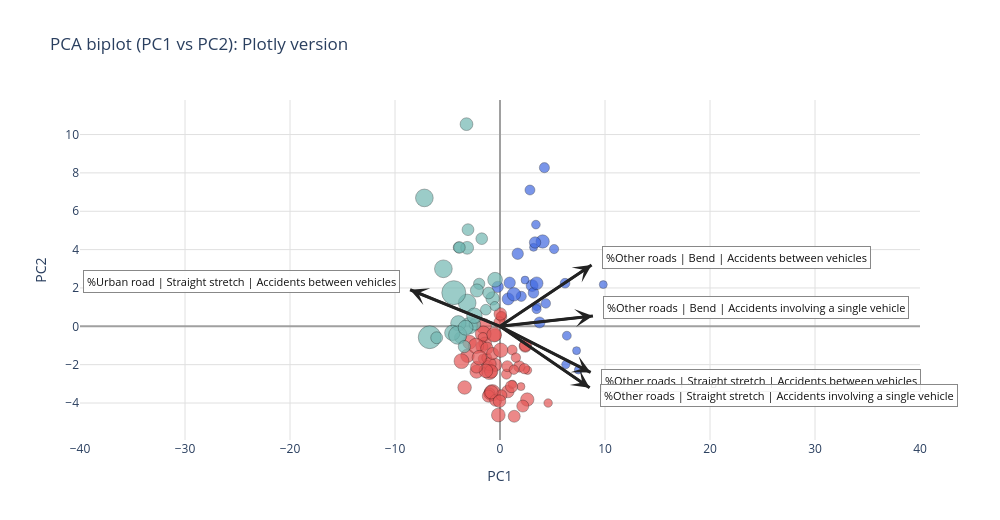

Here is the notebook cell this chart was saved with:
### Code cell
# Build a Plotly PCA biplot highlighting clusters and top feature loadings
import numpy as np
import plotly.graph_objects as go

plotly_arrow_scale = 32.0
top_n = 5
plotly_loadings = (
    pd.DataFrame(pca2.components_.T, index=pct_cols_use, columns=["pc1_loading", "pc2_loading"])
)
plotly_loadings = plotly_loadings.reset_index().rename(columns={"index": "feature"})
plotly_loadings["absmax"] = plotly_loadings[["pc1_loading", "pc2_loading"]].abs().max(axis=1)
plotly_top = plotly_loadings.nlargest(top_n, "absmax")
plotly_top["pc1_arrow"] = plotly_top["pc1_loading"] * plotly_arrow_scale
plotly_top["pc2_arrow"] = plotly_top["pc2_loading"] * plotly_arrow_scale

plotly_palette = [
    "royalblue",
    "#e45756",
    "#72b7b2",
    "#f58518",
    "#54a24b",
    "#eeca3b",
    "#b279a2",
    "#ff9da6",
    "#9c755f",
    "#bab0ab",
 ]
cluster_colors_plotly = {int(cl): plotly_palette[int(cl) % len(plotly_palette)] for cl in np.unique(scatter_df["cluster"])}

size_vals = np.sqrt(np.clip(scatter_df["city_total"].to_numpy(), a_min=0, a_max=None))
max_marker_px = 24
sizeref = 2.0 * size_vals.max() / (max_marker_px ** 2) if size_vals.max() > 0 else 1.0
fig_biplot = go.Figure()
fig_biplot.add_trace(
    go.Scatter(
        x=scatter_df["pc1"],
        y=scatter_df["pc2"],
        mode="markers",
        marker=dict(
            size=size_vals,
            sizemode="area",
            sizeref=sizeref,
            sizemin=4,
            color=[cluster_colors_plotly[int(c)] for c in scatter_df["cluster"]],
            line=dict(color="black", width=0.4),
            opacity=0.7,
        ),
        text=scatter_df["city"],
        customdata=np.stack([scatter_df["cluster"], scatter_df["city_total"]], axis=-1),
        hovertemplate=("City: %{text}<br>Cluster: %{customdata[0]}<br>City total (15y): %{customdata[1]:,.0f}<extra></extra>"),
        showlegend=False,
    )
)

for _, row in plotly_top.iterrows():
    fig_biplot.add_trace(
        go.Scatter(
            x=[0, row["pc1_arrow"]],
            y=[0, row["pc2_arrow"]],
            mode="lines",
            line=dict(color="#222", width=3),
            hovertemplate=(
                f"Feature: {row['feature']}<br>PC1 loading: {row['pc1_loading']:.3f}<br>PC2 loading: {row['pc2_loading']:.3f}<extra></extra>"
            ),
            showlegend=False,
        )
    )
    fig_biplot.add_annotation(
        x=row["pc1_arrow"],
        y=row["pc2_arrow"],
        ax=0,
        ay=0,
        xref="x",
        yref="y",
        axref="x",
        ayref="y",
        showarrow=True,
        arrowhead=3,
        arrowsize=1.2,
        arrowwidth=2.5,
        arrowcolor="#222",
        text="",
    )
    xshift = 10 if row["pc1_arrow"] >= 0 else -10
    yshift = 8 if row["pc2_arrow"] >= 0 else -8
    fig_biplot.add_annotation(
        x=row["pc1_arrow"],
        y=row["pc2_arrow"],
        text=row["feature"],
        showarrow=False,
        xanchor="left" if row["pc1_arrow"] >= 0 else "right",
        yanchor="middle",
        font=dict(color="#111", size=11),
        xshift=xshift,
        yshift=yshift,
        bgcolor="rgba(255,255,255,0.9)",
        bordercolor="#888",
        borderpad=3,
    )

pc1_min = min(scatter_df["pc1"].min(), plotly_top["pc1_arrow"].min())
pc1_max = max(scatter_df["pc1"].max(), plotly_top["pc1_arrow"].max())
span = pc1_max - pc1_min
pad = 0.05 * span if span > 0 else 1
x_min = min(-40, pc1_min - pad)
x_max = max(40, pc1_max + pad)

fig_biplot.update_layout(
    title="PCA biplot (PC1 vs PC2): Plotly version",
    xaxis_title="PC1",
    yaxis_title="PC2",
    width=1000,
    height=520,
    plot_bgcolor="white",
    paper_bgcolor="white",
    xaxis=dict(
        showgrid=True,
        gridcolor="#e0e0e0",
        zeroline=True,
        zerolinecolor="#a0a0a0",
        range=[x_min, x_max],
    ),
    yaxis=dict(showgrid=True, gridcolor="#e0e0e0", zeroline=True, zerolinecolor="#a0a0a0"),
)

# Save biplot to HTML for reuse
biplot_path = '../graphs/italy_municipalities_pca_biplot.html'
fig_biplot.write_html(biplot_path, include_plotlyjs='cdn')
print(f"Saved PCA biplot to {biplot_path}")

fig_biplot.show()

### Figure 1 — Plotly figure (JSON) as saved in the notebook; plotly's stock layout.template omitted (floating-point values rounded to 4 significant figures; data arrays with more than 128 entries replaced by an {"elided": "..."} marker saying what was removed)
{"data": [{"customdata": {"elided": "111x2 int values"}, "hovertemplate": "City: %{text}<br>Cluster: %{customdata[0]}<br>City total (15y): %{customdata[1]:,.0f}<extra></extra>", "marker": {"color": ["#e45756", "#e45756", "#72b7b2", "royalblue", "#72b7b2", "#e45756", "royalblue", "#e45756", "#e45756", "royalblue", "royalblue", "#e45756", "#e45756", "#72b7b2", "royalblue", "#e45756", "#e45756", "#e45756", "#e45756", "royalblue", "#e45756", "#e45756", "#72b7b2", "royalblue", "royalblue", "#72b7b2", "royalblue", "#e45756", "#e45756", "#e45756", "royalblue", "#e45756", "#e45756", "#72b7b2", "#e45756", "#e45756", "royalblue", "#72b7b2", "#e45756", "#e45756", "#72b7b2", "royalblue", "royalblue", "#72b7b2", "#e45756", "#e45756", "royalblue", "#e45756", "#e45756", "#e45756", "#e45756", "#e45756", "#72b7b2", "#e45756", "royalblue", "#72b7b2", "#72b7b2", "#e45756", "#e45756", "#72b7b2", "#e45756", "royalblue", "royalblue", "#e45756", "#e45756", "#e45756", "#72b7b2", "#e45756", "#e45756", "royalblue", "#e45756", "#72b7b2", "#e45756", "#e45756", "#72b7b2", "#e45756", "royalblue", "#72b7b2", "#e45756", "#e45756", "#72b7b2", "#e45756", "royalblue", "#e45756", "#72b7b2", "#e45756", "#72b7b2", "#e45756", "#72b7b2", "royalblue", "#e45756", "royalblue", "royalblue", "#e45756", "#e45756", "#72b7b2", "#72b7b2", "#72b7b2", "royalblue", "#e45756", "#72b7b2", "#e45756", "royalblue", "#72b7b2", "#e45756", "#72b7b2", "#e45756", "#72b7b2", "royalblue", "#e45756", "royalblue"], "line": {"color": "black", "width": 0.4}, "opacity": 0.7, "size": [89.01, 141.2, 157.3, 125.9, 111.8, 84.81, 87.02, 234.6, 113.0, 83.5, 67.57, 205.8, 74.54, 240.4, 155.2, 217.2, 125.9, 130.4, 87.73, 73.16, 35.17, 143.9, 205.9, 90.25, 111.8, 150.3, 113.5, 125.4, 61.58, 135.6, 55.8, 93.7, 132.0, 273.9, 138.8, 153.8, 123.8, 274.1, 79.31, 113.3, 122.6, 47.22, 98.37, 108.6, 157.3, 165.4, 113.7, 158.9, 85.5, 167.0, 122.3, 127.1, 110.3, 77.58, 24.43, 143.4, 455.4, 203.9, 195.5, 276.0, 123.4, 69.25, 26.19, 57.37, 63, 206.9, 208.0, 148.4, 149.9, 158.3, 136.4, 117.2, 127.6, 156.3, 120.2, 105.1, 89.5, 125.1, 105.7, 158.6, 119.7, 165.2, 74.56, 161.2, 504.1, 93.33, 189.7, 129.9, 144.6, 113.5, 121.3, 79.43, 60.71, 139.0, 112.1, 100.7, 292.3, 130.6, 142.3, 181.1, 116.8, 137.2, 65.84, 194.0, 188.6, 76.43, 77.6, 209.9, 55.46, 182.3, 105.0], "sizemin": 4, "sizemode": "area", "sizeref": 1.75}, "mode": "markers", "showlegend": false, "text": ["Agrigento", "Alessandria", "Ancona", "Arezzo", "Ascoli Piceno", "Asti", "Avellino", "Bari", "Barletta-Andria-Trani", "Belluno", "Benevento", "Bergamo", "Biella", "Bologna", "Bolzano/Bozen", "Brescia", "Brindisi", "Cagliari", "Caltanissetta", "Campobasso", "Carbonia-Iglesias", "Caserta", "Catania", "Catanzaro", "Chieti", "Como", "Cosenza", "Cremona", "Crotone", "Cuneo", "Enna", "Fermo", "Ferrara", "Firenze", "Foggia", "Forlì-Cesena", "Frosinone", "Genova", "Gorizia", "Grosseto", "Imperia", "Isernia", "L\"'Aquila", "La Spezia", "Latina", "Lecce", "Lecco", "Livorno", "Lodi", "Lucca", "Macerata", "Mantova", "Massa-Carrara", "Matera", "Medio Campidano", "Messina", "Milano", "Modena", "Monza e della Brianza", "Napoli", "Novara", "Nuoro", "Ogliastra", "Olbia-Tempio", "Oristano", "Padova", "Palermo", "Parma", "Pavia", "Perugia", "Pesaro e Urbino", "Pescara", "Piacenza", "Pisa", "Pistoia", "Pordenone", "Potenza", "Prato", "Ragusa", "Ravenna", "Reggio di Calabria", "Reggio nell\"'Emilia", "Rieti", "Rimini", "Roma", "Rovigo", "Salerno", "Sassari", "Savona", "Siena", "Siracusa", "Sondrio", "Sud Sardegna", "Taranto", "Teramo", "Terni", "Torino", "Trapani", "Trento", "Treviso", "Trieste", "Udine", "Valle d\"'Aosta/Vallée d\"'Aoste", "Varese", "Venezia", "Verbano-Cusio-Ossola", "Vercelli", "Verona", "Vibo Valentia", "Vicenza", "Viterbo"], "type": "scatter", "x": [0.6158, -0.4915, -0.7063, 0.7748, -1.984, 0.09514, 2.852, -0.7368, -1.012, 6.194, 3.494, -1.55, -1.638, -2.934, 4.062, -1.601, 1.354, -1.109, -1.263, 3.479, 1.997, -1.41, -3.967, 2.023, -0.2167, -2.197, 1.688, -0.4083, 2.622, 2.411, 3.196, 0.1546, -1.183, -3.124, 0.7471, -2.234, 3.057, -7.202, -1.629, 1.839, -3.047, 9.837, 3.188, -3.925, 2.598, -0.1594, 0.9209, -3.1, 1.164, -2.901, 2.424, 2.171, -3.794, 1.512, 7.461, -3.19, -6.697, -1.003, -3.668, -5.393, -1.73, 6.365, 7.292, 1.177, 4.583, -2.287, -4.539, -0.4604, -0.9844, 1.329, -1.246, -2.394, -0.6998, -0.8397, -1.084, 0.6984, 4.228, -6.028, 0.1344, -0.8147, -1.74, -1.342, 5.151, -3.371, -4.401, 2.324, -0.4683, 1.097, -3.127, 3.338, -2.243, 4.362, 6.272, -0.04847, -0.05198, -1.349, -4.029, -3.396, 3.489, 0.06341, -3.859, 0.02407, 3.42, -3.277, -0.5567, -0.495, 1.32, -2.441, 2.384, -1.97, 3.766], "y": [-2.494, -0.4601, 1.454, 1.427, 2.214, 0.5227, 7.108, -3.465, -3.51, 2.247, 1.045, 0.004315, -1.691, 0.0286, 4.423, -0.3972, -4.693, -3.639, -1.647, 0.8954, -3.146, -0.8933, 0.1579, 1.563, 2.057, 1.869, 3.783, -3.862, -2.293, -1.035, 4.118, 0.4919, -2.108, 1.219, -3.4, -2.366, 2.122, 6.696, -0.5684, -2.093, 5.039, 2.174, 1.745, 4.114, -3.82, -4.627, 2.272, -1.537, -1.236, -0.8311, -0.9993, -4.159, -0.5872, -1.632, -2.283, 10.54, -0.5715, -2.382, -1.817, 2.998, -1.06, -0.4904, -1.269, -3.022, -4.001, -1.023, -0.3421, -2.011, -1.966, 1.667, -1.151, 0.09727, -1.416, -2.355, 1.737, -2.079, 8.272, -0.597, -3.597, -3.439, 4.569, -2.324, 4.028, -3.19, 1.755, -2.207, 2.43, -3.144, 4.093, 4.37, -2.132, 1.194, -1.993, -3.903, 0.2009, 0.8655, -0.4588, -1.058, 2.243, -1.247, 4.112, 0.6439, 5.304, -0.07457, -0.4367, 1.049, -2.263, 0.5533, 2.41, -1.632, 0.2004]}, {"hovertemplate": "Feature: %Other roads | Bend | Accidents involving a single vehicle<br>PC1 loading: 0.277<br>PC2 loading: 0.017<extra></extra>", "line": {"color": "#222", "width": 3}, "mode": "lines", "showlegend": false, "type": "scatter", "x": [0, 8.851], "y": [0, 0.5401]}, {"hovertemplate": "Feature: %Other roads | Bend | Accidents between vehicles<br>PC1 loading: 0.273<br>PC2 loading: 0.100<extra></extra>", "line": {"color": "#222", "width": 3}, "mode": "lines", "showlegend": false, "type": "scatter", "x": [0, 8.722], "y": [0, 3.195]}, {"hovertemplate": "Feature: %Other roads | Straight stretch | Accidents between vehicles<br>PC1 loading: 0.270<br>PC2 loading: -0.075<extra></extra>", "line": {"color": "#222", "width": 3}, "mode": "lines", "showlegend": false, "type": "scatter", "x": [0, 8.632], "y": [0, -2.407]}, {"hovertemplate": "Feature: %Urban road | Straight stretch | Accidents between vehicles<br>PC1 loading: -0.268<br>PC2 loading: 0.060<extra></extra>", "line": {"color": "#222", "width": 3}, "mode": "lines", "showlegend": false, "type": "scatter", "x": [0, -8.561], "y": [0, 1.906]}, {"hovertemplate": "Feature: %Other roads | Straight stretch | Accidents involving a single vehicle<br>PC1 loading: 0.267<br>PC2 loading: -0.100<extra></extra>", "line": {"color": "#222", "width": 3}, "mode": "lines", "showlegend": false, "type": "scatter", "x": [0, 8.536], "y": [0, -3.206]}], "layout": {"annotations": [{"arrowcolor": "#222", "arrowhead": 3, "arrowsize": 1.2, "arrowwidth": 2.5, "ax": 0, "axref": "x", "ay": 0, "ayref": "y", "showarrow": true, "text": "", "x": 8.851, "xref": "x", "y": 0.5401, "yref": "y"}, {"bgcolor": "rgba(255,255,255,0.9)", "bordercolor": "#888", "borderpad": 3, "font": {"color": "#111", "size": 11}, "showarrow": false, "text": "%Other roads | Bend | Accidents involving a single vehicle", "x": 8.851, "xanchor": "left", "xshift": 10, "y": 0.5401, "yanchor": "middle", "yshift": 8}, {"arrowcolor": "#222", "arrowhead": 3, "arrowsize": 1.2, "arrowwidth": 2.5, "ax": 0, "axref": "x", "ay": 0, "ayref": "y", "showarrow": true, "text": "", "x": 8.722, "xref": "x", "y": 3.195, "yref": "y"}, {"bgcolor": "rgba(255,255,255,0.9)", "bordercolor": "#888", "borderpad": 3, "font": {"color": "#111", "size": 11}, "showarrow": false, "text": "%Other roads | Bend | Accidents between vehicles", "x": 8.722, "xanchor": "left", "xshift": 10, "y": 3.195, "yanchor": "middle", "yshift": 8}, {"arrowcolor": "#222", "arrowhead": 3, "arrowsize": 1.2, "arrowwidth": 2.5, "ax": 0, "axref": "x", "ay": 0, "ayref": "y", "showarrow": true, "text": "", "x": 8.632, "xref": "x", "y": -2.407, "yref": "y"}, {"bgcolor": "rgba(255,255,255,0.9)", "bordercolor": "#888", "borderpad": 3, "font": {"color": "#111", "size": 11}, "showarrow": false, "text": "%Other roads | Straight stretch | Accidents between vehicles", "x": 8.632, "xanchor": "left", "xshift": 10, "y": -2.407, "yanchor": "middle", "yshift": -8}, {"arrowcolor": "#222", "arrowhead": 3, "arrowsize": 1.2, "arrowwidth": 2.5, "ax": 0, "axref": "x", "ay": 0, "ayref": "y", "showarrow": true, "text": "", "x": -8.561, "xref": "x", "y": 1.906, "yref": "y"}, {"bgcolor": "rgba(255,255,255,0.9)", "bordercolor": "#888", "borderpad": 3, "font": {"color": "#111", "size": 11}, "showarrow": false, "text": "%Urban road | Straight stretch | Accidents between vehicles", "x": -8.561, "xanchor": "right", "xshift": -10, "y": 1.906, "yanchor": "middle", "yshift": 8}, {"arrowcolor": "#222", "arrowhead": 3, "arrowsize": 1.2, "arrowwidth": 2.5, "ax": 0, "axref": "x", "ay": 0, "ayref": "y", "showarrow": true, "text": "", "x": 8.536, "xref": "x", "y": -3.206, "yref": "y"}, {"bgcolor": "rgba(255,255,255,0.9)", "bordercolor": "#888", "borderpad": 3, "font": {"color": "#111", "size": 11}, "showarrow": false, "text": "%Other roads | Straight stretch | Accidents involving a single vehicle", "x": 8.536, "xanchor": "left", "xshift": 10, "y": -3.206, "yanchor": "middle", "yshift": -8}], "height": 520, "paper_bgcolor": "white", "plot_bgcolor": "white", "title": {"text": "PCA biplot (PC1 vs PC2): Plotly version"}, "width": 1000, "xaxis": {"gridcolor": "#e0e0e0", "range": [-40, 40], "showgrid": true, "title": {"text": "PC1"}, "zeroline": true, "zerolinecolor": "#a0a0a0"}, "yaxis": {"gridcolor": "#e0e0e0", "showgrid": true, "title": {"text": "PC2"}, "zeroline": true, "zerolinecolor": "#a0a0a0"}}}
